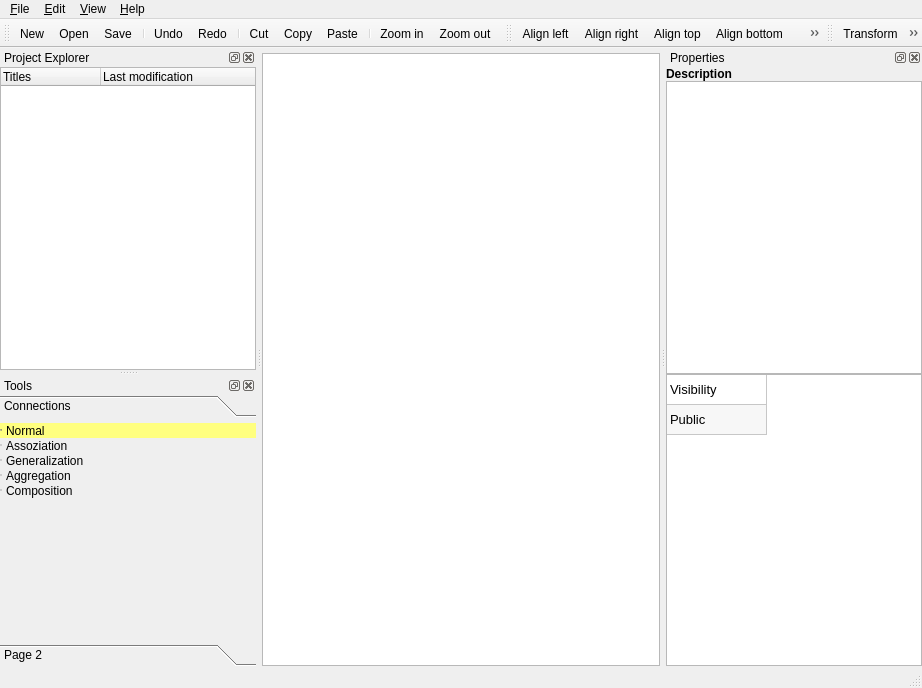
<?xml version="1.0" encoding="UTF-8"?>
<ui version="4.0">
 <class>MainWindow</class>
 <widget class="QMainWindow" name="MainWindow">
  <property name="geometry">
   <rect>
    <x>0</x>
    <y>0</y>
    <width>922</width>
    <height>688</height>
   </rect>
  </property>
  <property name="windowTitle">
   <string>Atuml</string>
  </property>
  <property name="locale">
   <locale language="C" country="AnyCountry"/>
  </property>
  <property name="animated">
   <bool>true</bool>
  </property>
  <property name="dockNestingEnabled">
   <bool>false</bool>
  </property>
  <property name="dockOptions">
   <set>QMainWindow::AllowTabbedDocks|QMainWindow::AnimatedDocks</set>
  </property>
  <widget class="QWidget" name="centralwidget">
   <layout class="QHBoxLayout" name="horizontalLayout">
    <property name="spacing">
     <number>6</number>
    </property>
    <property name="leftMargin">
     <number>0</number>
    </property>
    <property name="topMargin">
     <number>5</number>
    </property>
    <property name="rightMargin">
     <number>0</number>
    </property>
    <property name="bottomMargin">
     <number>0</number>
    </property>
    <item>
     <widget class="atuml::ui::AdvancedGraphicsView" name="graphicsView"/>
    </item>
   </layout>
  </widget>
  <widget class="QMenuBar" name="menubar">
   <property name="geometry">
    <rect>
     <x>0</x>
     <y>0</y>
     <width>922</width>
     <height>25</height>
    </rect>
   </property>
   <widget class="QMenu" name="menu_File">
    <property name="title">
     <string>&amp;File</string>
    </property>
    <addaction name="actionNew"/>
    <addaction name="separator"/>
    <addaction name="actionOpen"/>
    <addaction name="actionRecent_projects"/>
    <addaction name="separator"/>
    <addaction name="actionSave"/>
    <addaction name="actionSave_as"/>
    <addaction name="separator"/>
    <addaction name="actionSettings"/>
    <addaction name="separator"/>
    <addaction name="actionQuit"/>
   </widget>
   <widget class="QMenu" name="menuEdit">
    <property name="title">
     <string>&amp;Edit</string>
    </property>
    <addaction name="actionCut"/>
    <addaction name="actionCopy"/>
    <addaction name="actionPaste"/>
   </widget>
   <widget class="QMenu" name="menuHelp">
    <property name="title">
     <string>&amp;Help</string>
    </property>
    <addaction name="actionAbout"/>
    <addaction name="actionAbout_Qt"/>
   </widget>
   <widget class="QMenu" name="menuView">
    <property name="title">
     <string>&amp;View</string>
    </property>
    <widget class="QMenu" name="menuZoom">
     <property name="title">
      <string>Zoom</string>
     </property>
     <addaction name="actionZoom_1_1"/>
    </widget>
    <addaction name="menuZoom"/>
    <addaction name="actionToolbars"/>
   </widget>
   <addaction name="menu_File"/>
   <addaction name="menuEdit"/>
   <addaction name="menuView"/>
   <addaction name="menuHelp"/>
  </widget>
  <widget class="QStatusBar" name="statusbar"/>
  <widget class="QDockWidget" name="propertyWidget">
   <property name="windowTitle">
    <string>Properties</string>
   </property>
   <attribute name="dockWidgetArea">
    <number>2</number>
   </attribute>
   <widget class="QWidget" name="dockWidgetContents_2">
    <layout class="QVBoxLayout" name="verticalLayout">
     <property name="spacing">
      <number>0</number>
     </property>
     <property name="margin">
      <number>0</number>
     </property>
     <item>
      <widget class="QLabel" name="label">
       <property name="font">
        <font>
         <weight>75</weight>
         <bold>true</bold>
        </font>
       </property>
       <property name="text">
        <string>Description</string>
       </property>
      </widget>
     </item>
     <item>
      <widget class="QTextEdit" name="descriptionEdit"/>
     </item>
     <item>
      <widget class="QTableWidget" name="tableWidget">
       <property name="font">
        <font>
         <pointsize>10</pointsize>
         <kerning>true</kerning>
        </font>
       </property>
       <property name="alternatingRowColors">
        <bool>true</bool>
       </property>
       <property name="selectionBehavior">
        <enum>QAbstractItemView::SelectItems</enum>
       </property>
       <property name="showGrid">
        <bool>true</bool>
       </property>
       <property name="gridStyle">
        <enum>Qt::SolidLine</enum>
       </property>
       <attribute name="horizontalHeaderVisible">
        <bool>false</bool>
       </attribute>
       <attribute name="verticalHeaderVisible">
        <bool>false</bool>
       </attribute>
       <attribute name="verticalHeaderVisible">
        <bool>false</bool>
       </attribute>
       <attribute name="horizontalHeaderVisible">
        <bool>false</bool>
       </attribute>
       <row>
        <property name="text">
         <string>Key</string>
        </property>
       </row>
       <row>
        <property name="text">
         <string>Value</string>
        </property>
       </row>
       <column>
        <property name="text">
         <string>Values</string>
        </property>
       </column>
       <item row="0" column="0">
        <property name="text">
         <string>Visibility</string>
        </property>
        <property name="flags">
         <set>ItemIsSelectable|ItemIsEditable|ItemIsDragEnabled|ItemIsUserCheckable|ItemIsEnabled</set>
        </property>
       </item>
       <item row="1" column="0">
        <property name="text">
         <string>Public</string>
        </property>
       </item>
      </widget>
     </item>
    </layout>
   </widget>
  </widget>
  <widget class="QToolBar" name="standardToolBar">
   <property name="windowTitle">
    <string>Standard</string>
   </property>
   <property name="iconSize">
    <size>
     <width>16</width>
     <height>16</height>
    </size>
   </property>
   <property name="toolButtonStyle">
    <enum>Qt::ToolButtonIconOnly</enum>
   </property>
   <attribute name="toolBarArea">
    <enum>TopToolBarArea</enum>
   </attribute>
   <attribute name="toolBarBreak">
    <bool>false</bool>
   </attribute>
   <addaction name="actionNew"/>
   <addaction name="actionOpen"/>
   <addaction name="actionSave"/>
   <addaction name="separator"/>
   <addaction name="actionUndo"/>
   <addaction name="actionRedo"/>
   <addaction name="separator"/>
   <addaction name="actionCut"/>
   <addaction name="actionCopy"/>
   <addaction name="actionPaste"/>
   <addaction name="separator"/>
   <addaction name="actionZoom_in"/>
   <addaction name="actionZoom_out"/>
  </widget>
  <widget class="QDockWidget" name="projectExplorerWidget">
   <property name="windowIcon">
    <iconset resource="../resources/atuml.qrc">
     <normaloff>:/icons/folder.png</normaloff>:/icons/folder.png</iconset>
   </property>
   <property name="floating">
    <bool>false</bool>
   </property>
   <property name="features">
    <set>QDockWidget::AllDockWidgetFeatures</set>
   </property>
   <property name="allowedAreas">
    <set>Qt::LeftDockWidgetArea|Qt::RightDockWidgetArea</set>
   </property>
   <property name="windowTitle">
    <string>Project Explorer</string>
   </property>
   <attribute name="dockWidgetArea">
    <number>1</number>
   </attribute>
   <widget class="QWidget" name="dockWidgetContents_5">
    <layout class="QHBoxLayout" name="horizontalLayout_2">
     <property name="spacing">
      <number>6</number>
     </property>
     <property name="margin">
      <number>0</number>
     </property>
     <item>
      <widget class="QTreeWidget" name="treeWidget">
       <property name="headerHidden">
        <bool>false</bool>
       </property>
       <column>
        <property name="text">
         <string>Titles</string>
        </property>
       </column>
       <column>
        <property name="text">
         <string>Last modification</string>
        </property>
       </column>
      </widget>
     </item>
    </layout>
   </widget>
  </widget>
  <widget class="QToolBar" name="positionToolBar">
   <property name="windowTitle">
    <string>Positions</string>
   </property>
   <property name="iconSize">
    <size>
     <width>16</width>
     <height>16</height>
    </size>
   </property>
   <property name="toolButtonStyle">
    <enum>Qt::ToolButtonIconOnly</enum>
   </property>
   <attribute name="toolBarArea">
    <enum>TopToolBarArea</enum>
   </attribute>
   <attribute name="toolBarBreak">
    <bool>false</bool>
   </attribute>
   <addaction name="actionAlign_left"/>
   <addaction name="actionAlign_right"/>
   <addaction name="actionAlign_top"/>
   <addaction name="actionAlign_bottom"/>
   <addaction name="actionAuto_align"/>
   <addaction name="separator"/>
   <addaction name="actionGroup"/>
   <addaction name="actionUngroup"/>
   <addaction name="separator"/>
   <addaction name="actionMove_to_Front"/>
   <addaction name="actionMove_to_Back"/>
   <addaction name="actionMove_forward"/>
   <addaction name="actionMove_backward"/>
  </widget>
  <widget class="QDockWidget" name="toolsWidget">
   <property name="windowTitle">
    <string>Tools</string>
   </property>
   <attribute name="dockWidgetArea">
    <number>1</number>
   </attribute>
   <widget class="QWidget" name="dockWidgetContents">
    <layout class="QVBoxLayout" name="verticalLayout_2">
     <property name="spacing">
      <number>0</number>
     </property>
     <property name="margin">
      <number>0</number>
     </property>
     <item>
      <widget class="QToolBox" name="toolBox">
       <property name="currentIndex">
        <number>0</number>
       </property>
       <widget class="QWidget" name="page">
        <property name="geometry">
         <rect>
          <x>0</x>
          <y>0</y>
          <width>256</width>
          <height>211</height>
         </rect>
        </property>
        <attribute name="label">
         <string>Connections</string>
        </attribute>
        <layout class="QVBoxLayout" name="verticalLayout_3">
         <property name="spacing">
          <number>0</number>
         </property>
         <property name="margin">
          <number>0</number>
         </property>
         <item>
          <widget class="QRadioButton" name="rbNormal">
           <property name="styleSheet">
            <string>QRadioButton::indicator {
	width: 0;
	height: 0;
}

QRadioButton::checked {
	background-color: rgb(255, 255, 127);
}</string>
           </property>
           <property name="text">
            <string>Normal</string>
           </property>
           <property name="icon">
            <iconset resource="../resources/atuml.qrc">
             <normaloff>:/icons/cursor.png</normaloff>:/icons/cursor.png</iconset>
           </property>
           <property name="checked">
            <bool>true</bool>
           </property>
          </widget>
         </item>
         <item>
          <widget class="QRadioButton" name="rbAssoziation">
           <property name="styleSheet">
            <string>QRadioButton::indicator {
	width: 0;
	height: 0;
}

QRadioButton::checked {
	background-color: rgb(255, 255, 127);
}</string>
           </property>
           <property name="text">
            <string>Assoziation</string>
           </property>
           <property name="icon">
            <iconset resource="../resources/atuml.qrc">
             <normaloff>:/icons/association.png</normaloff>:/icons/association.png</iconset>
           </property>
          </widget>
         </item>
         <item>
          <widget class="QRadioButton" name="radioButton">
           <property name="styleSheet">
            <string>QRadioButton::indicator {
	width: 0;
	height: 0;
}

QRadioButton::checked {
	background-color: rgb(255, 255, 127);
}</string>
           </property>
           <property name="text">
            <string>Generalization</string>
           </property>
           <property name="icon">
            <iconset resource="../resources/atuml.qrc">
             <normaloff>:/icons/generalization.png</normaloff>:/icons/generalization.png</iconset>
           </property>
          </widget>
         </item>
         <item>
          <widget class="QRadioButton" name="radioButton_3">
           <property name="styleSheet">
            <string>QRadioButton::indicator {
	width: 0;
	height: 0;
}

QRadioButton::checked {
	background-color: rgb(255, 255, 127);
}</string>
           </property>
           <property name="text">
            <string>Aggregation</string>
           </property>
           <property name="icon">
            <iconset resource="../resources/atuml.qrc">
             <normaloff>:/icons/aggregation.png</normaloff>:/icons/aggregation.png</iconset>
           </property>
          </widget>
         </item>
         <item>
          <widget class="QRadioButton" name="radioButton_4">
           <property name="styleSheet">
            <string>QRadioButton::indicator {
	width: 0;
	height: 0;
}

QRadioButton::checked {
	background-color: rgb(255, 255, 127);
}</string>
           </property>
           <property name="text">
            <string>Composition</string>
           </property>
           <property name="icon">
            <iconset resource="../resources/atuml.qrc">
             <normaloff>:/icons/composition.png</normaloff>:/icons/composition.png</iconset>
           </property>
          </widget>
         </item>
         <item>
          <spacer name="verticalSpacer">
           <property name="orientation">
            <enum>Qt::Vertical</enum>
           </property>
           <property name="sizeHint" stdset="0">
            <size>
             <width>20</width>
             <height>40</height>
            </size>
           </property>
          </spacer>
         </item>
        </layout>
       </widget>
       <widget class="QWidget" name="page_2">
        <property name="geometry">
         <rect>
          <x>0</x>
          <y>0</y>
          <width>256</width>
          <height>211</height>
         </rect>
        </property>
        <attribute name="label">
         <string>Page 2</string>
        </attribute>
       </widget>
      </widget>
     </item>
    </layout>
   </widget>
  </widget>
  <widget class="QToolBar" name="transformationToolBar">
   <property name="windowTitle">
    <string>Transformation</string>
   </property>
   <property name="iconSize">
    <size>
     <width>16</width>
     <height>16</height>
    </size>
   </property>
   <attribute name="toolBarArea">
    <enum>TopToolBarArea</enum>
   </attribute>
   <attribute name="toolBarBreak">
    <bool>false</bool>
   </attribute>
   <addaction name="actionTransform"/>
   <addaction name="actionTransform_all"/>
   <addaction name="separator"/>
  </widget>
  <action name="actionSave">
   <property name="icon">
    <iconset resource="../resources/atuml.qrc">
     <normaloff>:/icons/disk.png</normaloff>:/icons/disk.png</iconset>
   </property>
   <property name="text">
    <string>Save</string>
   </property>
   <property name="toolTip">
    <string>Save the current UML Document.</string>
   </property>
   <property name="shortcut">
    <string>Ctrl+S</string>
   </property>
  </action>
  <action name="actionQuit">
   <property name="text">
    <string>&amp;Quit</string>
   </property>
  </action>
  <action name="actionOpen">
   <property name="icon">
    <iconset resource="../resources/atuml.qrc">
     <normaloff>:/icons/folder.png</normaloff>:/icons/folder.png</iconset>
   </property>
   <property name="text">
    <string>&amp;Open</string>
   </property>
  </action>
  <action name="actionNew">
   <property name="icon">
    <iconset resource="../resources/atuml.qrc">
     <normaloff>:/icons/page_white.png</normaloff>:/icons/page_white.png</iconset>
   </property>
   <property name="text">
    <string>&amp;New</string>
   </property>
   <property name="toolTip">
    <string>Creates a new Atuml project.</string>
   </property>
  </action>
  <action name="actionSave_as">
   <property name="icon">
    <iconset resource="../resources/atuml.qrc">
     <normaloff>:/icons/disk.png</normaloff>:/icons/disk.png</iconset>
   </property>
   <property name="text">
    <string>Save as...</string>
   </property>
   <property name="toolTip">
    <string>Saves the current project to the given filename.</string>
   </property>
  </action>
  <action name="actionRecent_projects">
   <property name="text">
    <string>Recent projects</string>
   </property>
  </action>
  <action name="actionUndo">
   <property name="icon">
    <iconset resource="../resources/atuml.qrc">
     <normaloff>:/icons/arrow_undo.png</normaloff>:/icons/arrow_undo.png</iconset>
   </property>
   <property name="text">
    <string>Undo</string>
   </property>
  </action>
  <action name="actionRedo">
   <property name="icon">
    <iconset resource="../resources/atuml.qrc">
     <normaloff>:/icons/arrow_redo.png</normaloff>:/icons/arrow_redo.png</iconset>
   </property>
   <property name="text">
    <string>Redo</string>
   </property>
  </action>
  <action name="actionCut">
   <property name="icon">
    <iconset resource="../resources/atuml.qrc">
     <normaloff>:/icons/cut_red.png</normaloff>:/icons/cut_red.png</iconset>
   </property>
   <property name="text">
    <string>Cut</string>
   </property>
  </action>
  <action name="actionCopy">
   <property name="icon">
    <iconset resource="../resources/atuml.qrc">
     <normaloff>:/icons/page_copy.png</normaloff>:/icons/page_copy.png</iconset>
   </property>
   <property name="text">
    <string>Copy</string>
   </property>
  </action>
  <action name="actionPaste">
   <property name="icon">
    <iconset resource="../resources/atuml.qrc">
     <normaloff>:/icons/paste_plain.png</normaloff>:/icons/paste_plain.png</iconset>
   </property>
   <property name="text">
    <string>Paste</string>
   </property>
  </action>
  <action name="actionAbout">
   <property name="text">
    <string>About...</string>
   </property>
  </action>
  <action name="actionAbout_Qt">
   <property name="text">
    <string>About Qt...</string>
   </property>
  </action>
  <action name="actionSettings">
   <property name="icon">
    <iconset resource="../resources/atuml.qrc">
     <normaloff>:/icons/cog.png</normaloff>:/icons/cog.png</iconset>
   </property>
   <property name="text">
    <string>Settings...</string>
   </property>
  </action>
  <action name="actionAlign_left">
   <property name="icon">
    <iconset resource="../resources/atuml.qrc">
     <normaloff>:/icons/shape_align_left.png</normaloff>:/icons/shape_align_left.png</iconset>
   </property>
   <property name="text">
    <string>Align left</string>
   </property>
  </action>
  <action name="actionAlign_right">
   <property name="icon">
    <iconset resource="../resources/atuml.qrc">
     <normaloff>:/icons/shape_align_right.png</normaloff>:/icons/shape_align_right.png</iconset>
   </property>
   <property name="text">
    <string>Align right</string>
   </property>
  </action>
  <action name="actionAlign_top">
   <property name="icon">
    <iconset resource="../resources/atuml.qrc">
     <normaloff>:/icons/shape_align_top.png</normaloff>:/icons/shape_align_top.png</iconset>
   </property>
   <property name="text">
    <string>Align top</string>
   </property>
  </action>
  <action name="actionAlign_bottom">
   <property name="icon">
    <iconset resource="../resources/atuml.qrc">
     <normaloff>:/icons/shape_align_bottom.png</normaloff>:/icons/shape_align_bottom.png</iconset>
   </property>
   <property name="text">
    <string>Align bottom</string>
   </property>
  </action>
  <action name="actionGroup">
   <property name="icon">
    <iconset resource="../resources/atuml.qrc">
     <normaloff>:/icons/shape_group.png</normaloff>:/icons/shape_group.png</iconset>
   </property>
   <property name="text">
    <string>Group</string>
   </property>
  </action>
  <action name="actionUngroup">
   <property name="icon">
    <iconset resource="../resources/atuml.qrc">
     <normaloff>:/icons/shape_ungroup.png</normaloff>:/icons/shape_ungroup.png</iconset>
   </property>
   <property name="text">
    <string>Ungroup</string>
   </property>
  </action>
  <action name="actionAuto_align">
   <property name="icon">
    <iconset resource="../resources/atuml.qrc">
     <normaloff>:/icons/shading.png</normaloff>:/icons/shading.png</iconset>
   </property>
   <property name="text">
    <string>Auto align</string>
   </property>
   <property name="toolTip">
    <string>Auto align tries to align all elements on the current.</string>
   </property>
  </action>
  <action name="actionZoom_in">
   <property name="icon">
    <iconset resource="../resources/atuml.qrc">
     <normaloff>:/icons/zoom_in.png</normaloff>:/icons/zoom_in.png</iconset>
   </property>
   <property name="text">
    <string>Zoom in</string>
   </property>
  </action>
  <action name="actionZoom_out">
   <property name="icon">
    <iconset resource="../resources/atuml.qrc">
     <normaloff>:/icons/zoom_out.png</normaloff>:/icons/zoom_out.png</iconset>
   </property>
   <property name="text">
    <string>Zoom out</string>
   </property>
  </action>
  <action name="actionTransform">
   <property name="icon">
    <iconset resource="../resources/atuml.qrc">
     <normaloff>:/icons/control_play_blue.png</normaloff>:/icons/control_play_blue.png</iconset>
   </property>
   <property name="text">
    <string>Transform</string>
   </property>
   <property name="toolTip">
    <string>Transforms current diagram</string>
   </property>
  </action>
  <action name="actionTransform_all">
   <property name="icon">
    <iconset resource="../resources/atuml.qrc">
     <normaloff>:/icons/control_fastforward_blue.png</normaloff>:/icons/control_fastforward_blue.png</iconset>
   </property>
   <property name="text">
    <string>Transform all</string>
   </property>
   <property name="toolTip">
    <string>Transforms current project</string>
   </property>
  </action>
  <action name="actionMove_to_Front">
   <property name="icon">
    <iconset resource="../resources/atuml.qrc">
     <normaloff>:/icons/shape_move_front.png</normaloff>:/icons/shape_move_front.png</iconset>
   </property>
   <property name="text">
    <string>Move to front</string>
   </property>
   <property name="toolTip">
    <string>Moves selected items to front.</string>
   </property>
  </action>
  <action name="actionMove_to_Back">
   <property name="icon">
    <iconset resource="../resources/atuml.qrc">
     <normaloff>:/icons/shape_move_back.png</normaloff>:/icons/shape_move_back.png</iconset>
   </property>
   <property name="text">
    <string>Move to back</string>
   </property>
   <property name="toolTip">
    <string>Moves selected items to back.</string>
   </property>
  </action>
  <action name="actionMove_forward">
   <property name="icon">
    <iconset resource="../resources/atuml.qrc">
     <normaloff>:/icons/shape_move_forwards.png</normaloff>:/icons/shape_move_forwards.png</iconset>
   </property>
   <property name="text">
    <string>Move forward</string>
   </property>
   <property name="toolTip">
    <string>Moves selected items forward.</string>
   </property>
  </action>
  <action name="actionMove_backward">
   <property name="icon">
    <iconset resource="../resources/atuml.qrc">
     <normaloff>:/icons/shape_move_backwards.png</normaloff>:/icons/shape_move_backwards.png</iconset>
   </property>
   <property name="text">
    <string>Move backward</string>
   </property>
   <property name="toolTip">
    <string>Moves selected items backward.</string>
   </property>
  </action>
  <action name="action100">
   <property name="text">
    <string>100%</string>
   </property>
  </action>
  <action name="actionZoom_1_1">
   <property name="text">
    <string>Zoom 1:1</string>
   </property>
   <property name="toolTip">
    <string>Standard 1:1 zoom.</string>
   </property>
  </action>
  <action name="actionToolbars">
   <property name="text">
    <string>Toolbars</string>
   </property>
  </action>
 </widget>
 <customwidgets>
  <customwidget>
   <class>atuml::ui::AdvancedGraphicsView</class>
   <extends>QGraphicsView</extends>
   <header>src/ui/advancedgraphicsview.h</header>
  </customwidget>
 </customwidgets>
 <resources>
  <include location="../resources/atuml.qrc"/>
 </resources>
 <connections/>
</ui>
